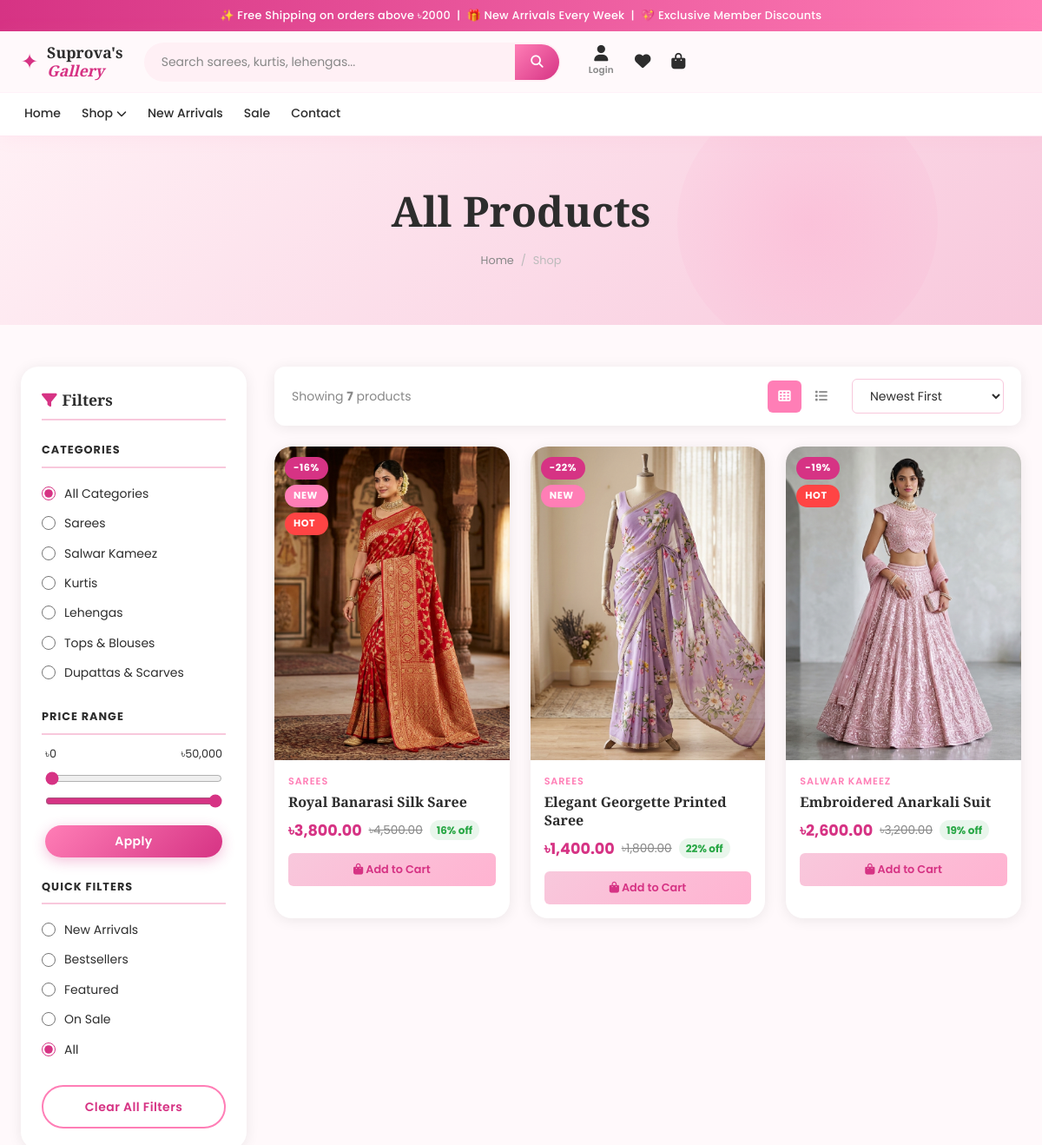
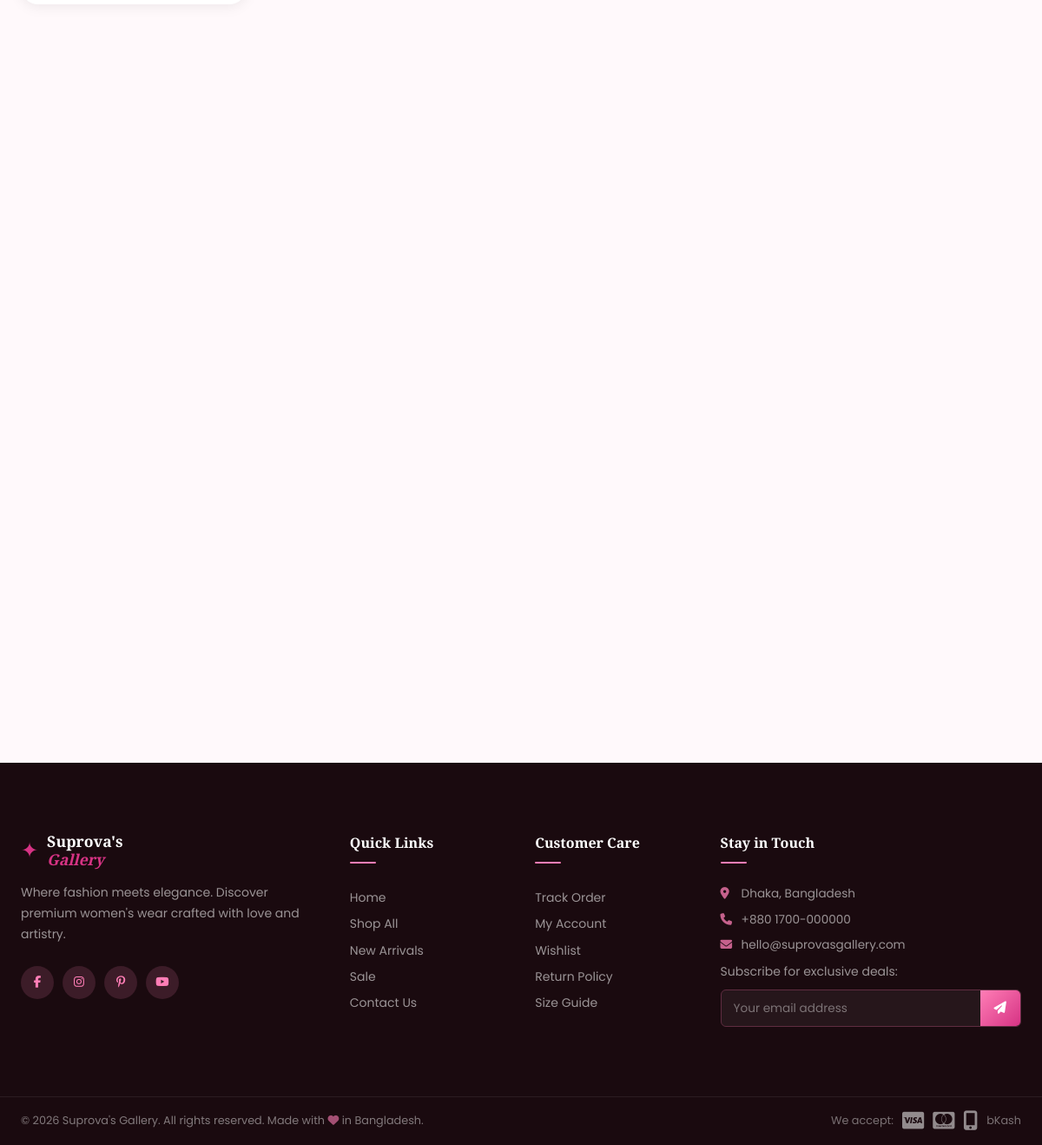
The page /shop.php on the database its author committed (2 pictures, top to bottom).
### tables this page shows
CREATE TABLE `categories` (
  `id` int(11) NOT NULL AUTO_INCREMENT,
  `name` varchar(100) NOT NULL,
  `slug` varchar(120) NOT NULL,
  `description` text DEFAULT NULL,
  `image` varchar(255) DEFAULT NULL,
  `is_active` tinyint(1) NOT NULL DEFAULT 1,
  `sort_order` int(11) NOT NULL DEFAULT 0,
  `created_at` timestamp NOT NULL DEFAULT current_timestamp(),
  PRIMARY KEY (`id`),
  UNIQUE KEY `slug` (`slug`),
  KEY `idx_active` (`is_active`)
);

CREATE TABLE `products` (
  `id` int(11) NOT NULL AUTO_INCREMENT,
  `category_id` int(11) NOT NULL,
  `name` varchar(255) NOT NULL,
  `slug` varchar(270) NOT NULL,
  `description` text DEFAULT NULL,
  `short_description` varchar(500) DEFAULT NULL,
  `price` decimal(10,2) NOT NULL,
  `sale_price` decimal(10,2) DEFAULT NULL,
  `image` varchar(255) DEFAULT NULL,
  `gallery` text DEFAULT NULL COMMENT 'JSON array of image paths',
  `sizes` varchar(255) DEFAULT NULL COMMENT 'JSON array of available sizes',
  `colors` varchar(255) DEFAULT NULL COMMENT 'JSON array of available colors',
  `stock` int(11) NOT NULL DEFAULT 0,
  `is_featured` tinyint(1) NOT NULL DEFAULT 0,
  `is_new_arrival` tinyint(1) NOT NULL DEFAULT 0,
  `is_bestseller` tinyint(1) NOT NULL DEFAULT 0,
  `is_active` tinyint(1) NOT NULL DEFAULT 1,
  `views` int(11) NOT NULL DEFAULT 0,
  `created_at` timestamp NOT NULL DEFAULT current_timestamp(),
  `updated_at` timestamp NOT NULL DEFAULT current_timestamp() ON UPDATE current_timestamp(),
  PRIMARY KEY (`id`),
  UNIQUE KEY `slug` (`slug`),
  KEY `idx_category` (`category_id`),
  KEY `idx_featured` (`is_featured`),
  KEY `idx_active` (`is_active`),
  KEY `idx_price` (`price`),
  CONSTRAINT `fk_products_category` FOREIGN KEY (`category_id`) REFERENCES `categories` (`id`) ON DELETE CASCADE
);

### includes/functions.php (called while the page is built, shortened)
<?php
function e(string $str): string {
    return htmlspecialchars($str, ENT_QUOTES, 'UTF-8');
}
function formatPrice(float $price): string {
    return CURRENCY . number_format($price, 2);
}
function getProductImage(string|null $image, string $alt = ''): string {
    if ($image && file_exists(UPLOAD_DIR . $image)) {
        return UPLOAD_URL . $image;
    }
    return SITE_URL . '/assets/images/product-placeholder.svg';
}
function getCategories(): array {
    $db = getDB();
    $stmt = $db->query("SELECT * FROM categories WHERE is_active = 1 ORDER BY sort_order ASC");
    return $stmt->fetchAll();
}

### includes/product_card.php (the view, shortened to what this page needs)
<?php
$hasSale = !empty($product['sale_price']) && $product['sale_price'] < $product['price'];
$discount = $hasSale ? round((1 - $product['sale_price'] / $product['price']) * 100) : 0;
$currentPrice = $hasSale ? $product['sale_price'] : $product['price'];
?>
<div class="product-card reveal" data-product-id="<?= $product['id'] ?>">
    <div class="product-card-img">
        <a href="<?= SITE_URL ?>/product.php?id=<?= $product['id'] ?>">
            <img src="<?= e(getProductImage($product['image'])) ?>"
                 alt="<?= e($product['name']) ?>"
                 loading="lazy">
        </a>
        <div class="product-card-badges">
            <?php if ($hasSale): ?>
                <span class="badge-tag badge-sale">-<?= $discount ?>%</span>
            <?php endif; ?>
            <?php if ($product['is_new_arrival']): ?>
                <span class="badge-tag badge-new">New</span>
            <?php endif; ?>
            <?php if ($product['is_bestseller']): ?>
                <span class="badge-tag badge-hot">Hot</span>
            <?php endif; ?>
        </div>
    </div>
    <div class="product-card-body">
        <div class="product-category"><?= e($product['cat_name'] ?? '') ?></div>
        <h3 class="product-name">
            <a href="<?= SITE_URL ?>/product.php?id=<?= $product['id'] ?>">
                <?= e($product['name']) ?>
            </a>
        </h3>
        <div class="product-pricing">
            <span class="price-current"><?= formatPrice($currentPrice) ?></span>
            <?php if ($hasSale): ?>
                <span class="price-original"><?= formatPrice($product['price']) ?></span>
                <span class="price-discount"><?= $discount ?>% off</span>
            <?php endif; ?>
        </div>
        <?php if ($product['stock'] > 0): ?>
            <button class="add-to-cart-btn"
                    onclick="addToCart(<?= $product['id'] ?>, 1)">
                <i class="fas fa-shopping-bag"></i> Add to Cart
            </button>
        <?php else: ?>
            <button class="add-to-cart-btn" disabled style="opacity:0.5;cursor:not-allowed;">
                Out of Stock
            </button>
        <?php endif; ?>
    </div>
</div>

### shop.php (shortened to what this page needs)
<?php
require_once __DIR__ . '/includes/functions.php';
$db = getDB();
$search   = trim($_GET['q'] ?? '');
$catSlug  = trim($_GET['category'] ?? '');
$filter   = trim($_GET['filter'] ?? '');
$sort     = $_GET['sort'] ?? 'newest';
$minPrice = (float)($_GET['min'] ?? 0);
$maxPrice = (float)($_GET['max'] ?? 50000);
$page     = max(1, (int)($_GET['page'] ?? 1));
$perPage  = 12;
$where  = ['p.is_active = 1'];
$params = [];
$whereStr = implode(' AND ', $where);
$orderBy = match($sort) {
    'price_asc'  => 'COALESCE(p.sale_price, p.price) ASC',
    'price_desc' => 'COALESCE(p.sale_price, p.price) DESC',
    'popular'    => 'p.views DESC',
    'oldest'     => 'p.created_at ASC',
    default      => 'p.created_at DESC',
};
$countStmt = $db->prepare("SELECT COUNT(*) FROM products p JOIN categories c ON p.category_id = c.id WHERE $whereStr");
$countStmt->execute($params);
$totalProducts = (int)$countStmt->fetchColumn();
$totalPages = max(1, ceil($totalProducts / $perPage));
$page = min($page, $totalPages);
$offset = ($page - 1) * $perPage;
$stmt = $db->prepare("
    SELECT p.*, c.name as cat_name, c.slug as cat_slug
    FROM products p
    JOIN categories c ON p.category_id = c.id
    WHERE $whereStr
    ORDER BY $orderBy
    LIMIT $perPage OFFSET $offset
");
$stmt->execute($params);
$products = $stmt->fetchAll();
$activeCategory = null;
require_once __DIR__ . '/includes/header.php';
?>
<section class="page-hero">
    <div class="container">
        <h1 class="page-hero-title">
            <?php if ($activeCategory): ?>
                <?= e($activeCategory['name']) ?>
            <?php elseif ($search): ?>
                Search: "<?= e($search) ?>"
            <?php elseif ($filter): ?>
                <?= ucfirst(str_replace('_', ' ', $filter)) ?>
            <?php else: ?>
                All Products
            <?php endif; ?>
        </h1>
        <div class="breadcrumb" style="justify-content:center;margin-top:8px;">
            <a href="<?= SITE_URL ?>/">Home</a>
            <span>/</span>
            <span>Shop</span>
        </div>
    </div>
</section>
<div class="container">
    <div class="shop-layout">
        <aside class="filter-sidebar">
            <form id="filterForm" method="GET">
                <h3 style="font-family:var(--font-heading);font-size:1.1rem;font-weight:700;margin-bottom:var(--gap-md);padding-bottom:var(--gap-sm);border-bottom:2px solid var(--secondary);">
                    <i class="fas fa-filter" style="color:var(--accent);margin-right:6px;"></i>Filters
                </h3>
                <div class="filter-group">
                    <div class="filter-group-title">Categories</div>
                    <label class="filter-option">
                        <input type="radio" name="category" value="" <?= !$catSlug ? 'checked' : '' ?> onchange="this.form.submit()">
                        All Categories
                    </label>
                    <?php foreach ($categories as $cat): ?>
                        <label class="filter-option">
                            <input type="radio" name="category" value="<?= e($cat['slug']) ?>"
                                   <?= $catSlug === $cat['slug'] ? 'checked' : '' ?>
                                   onchange="this.form.submit()">
                            <?= e($cat['name']) ?>
                        </label>
                    <?php endforeach; ?>
                </div>
                <div class="filter-group">
                    <div class="filter-group-title">Price Range</div>
                    <div class="price-range-wrap">
                        <div style="display:flex;justify-content:space-between;font-size:0.8rem;margin-bottom:8px;">
                            <span id="minDisplay">৳<?= number_format($minPrice) ?></span>
                            <span id="maxDisplay">৳<?= number_format($maxPrice) ?></span>
                        </div>
                        <input type="range" name="min" id="minRange" min="0" max="50000" step="100"
                               value="<?= $minPrice ?>"
                               oninput="document.getElementById('minDisplay').textContent='৳'+Number(this.value).toLocaleString()">
                        <input type="range" name="max" id="maxRange" min="0" max="50000" step="100"
                               value="<?= $maxPrice ?>"
                               oninput="document.getElementById('maxDisplay').textContent='৳'+Number(this.value).toLocaleString()">
                        <button type="submit" class="btn btn-primary w-100" style="margin-top:12px;padding:8px;">Apply</button>
                    </div>
                </div>
                <div class="filter-group">
                    <div class="filter-group-title">Quick Filters</div>
                    <?php
                    $quickFilters = ['new_arrival'=>'New Arrivals','bestseller'=>'Bestsellers','featured'=>'Featured','sale'=>'On Sale'];
                    foreach ($quickFilters as $val => $label): ?>
                        <label class="filter-option">
                            <input type="radio" name="filter" value="<?= $val ?>"
                                   <?= $filter === $val ? 'checked' : '' ?>
                                   onchange="this.form.submit()">
                            <?= $label ?>
                        </label>
                    <?php endforeach; ?>
                    <label class="filter-option">
                        <input type="radio" name="filter" value="" <?= !$filter ? 'checked' : '' ?> onchange="this.form.submit()">
                        All
                    </label>
                </div>
                <a href="<?= SITE_URL ?>/shop.php" class="btn btn-outline w-100">Clear All Filters</a>
            </form>
        </aside>
        <div class="shop-main">
            <div class="shop-toolbar">
                <p style="font-size:0.875rem;color:var(--text-muted);">
                    Showing <strong><?= $totalProducts ?></strong> product<?= $totalProducts !== 1 ? 's' : '' ?>
                </p>
                <div style="display:flex;align-items:center;gap:var(--gap);">
                    <div class="view-toggle">
                        <button class="view-btn active" id="gridViewBtn" title="Grid view">
                            <i class="fas fa-th"></i>
                        </button>
                        <button class="view-btn" id="listViewBtn" title="List view">
                            <i class="fas fa-list"></i>
                        </button>
                    </div>
                    <form method="GET" id="sortForm">
                        <select name="sort" onchange="this.form.submit()">
                            <option value="newest"     <?= $sort==='newest'     ?'selected':'' ?>>Newest First</option>
                        </select>
                    </form>
                </div>
            </div>
            <?php if (empty($products)): ?>
                <div class="empty-state">
                    <div class="empty-state-icon"><i class="fas fa-search"></i></div>
                    <h2>No Products Found</h2>
                    <p>Try adjusting your search or filters to find what you're looking for.</p>
                    <a href="<?= SITE_URL ?>/shop.php" class="btn btn-primary">Clear Filters</a>
                </div>
            <?php else: ?>
                <div class="products-grid" id="productsGrid">
                    <?php foreach ($products as $product): ?>
                        <?php include __DIR__ . '/includes/product_card.php'; ?>
                    <?php endforeach; ?>
                </div>
            <?php endif; ?>
        </div>
    </div>
</div>
<?php require_once __DIR__ . '/includes/footer.php'; ?>

### rows shown on the page
categories: slug "☐ Sarees", name "Sarees"
categories: slug "☐ Salwar Kameez", name "Salwar Kameez"
categories: slug "☐ Kurtis", name "Kurtis"
categories: slug "☐ Lehengas", name "Lehengas"
categories: slug "☐ Tops & Blouses", name "Tops & Blouses"
categories: slug "☐ Dupattas & Scarves", name "Dupattas & Scarves"
products: image (picture), discount "16", is_new_arrival "NEW", is_bestseller "HOT", category.name "SAREES", name "Royal Banarasi Silk Saree", formatPrice($currentPrice) "৳3,800.00", price "৳4,500.00"
products: image (picture), discount "22", is_new_arrival "NEW", category.name "SAREES", name "Elegant Georgette Printed Saree", formatPrice($currentPrice) "৳1,400.00", price "৳1,800.00"
products: image (picture), discount "19", is_bestseller "HOT", category.name "SALWAR KAMEEZ", name "Embroidered Anarkali Suit", formatPrice($currentPrice) "৳2,600.00", price "৳3,200.00"

### other values the page prints
$minPrice "0"
$maxPrice "50,000"
$label "New Arrivals"
$label "Bestsellers"
$label "Featured"
$label "On Sale"
$totalProducts "7"
